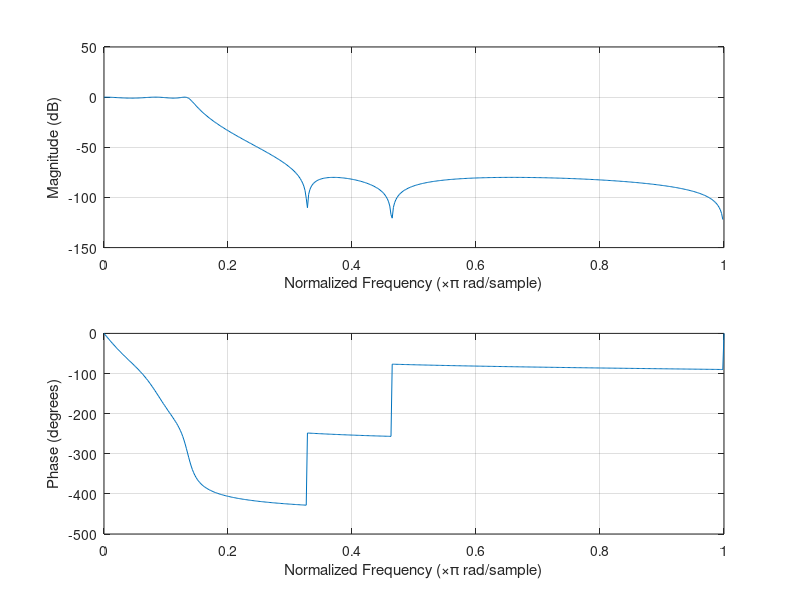

The MATLAB source for this figure:
clc;clear all;close all;
sos=[1  -1.030935938191628320481640912475995719433  1  1  -1.761728311892893472645482688676565885544  0.934172025397137062441288435366004705429
1  -0.225343074397111903239832031431433279067  1  1  -1.743254912226027020238916520611383020878  0.819653804238904992729430887266062200069
1   1                                          0  1  -0.876398468099332750291807769826846197248  0                                        
];
G=[0.054010452270068030899974331759949564002                                                                                                 
0.043049950055514971114511979521921603009                                                                                                 
0.203615540985254084294098220198065973818];
[b,a]=sos2tf(sos,G)
freqz(b,a)